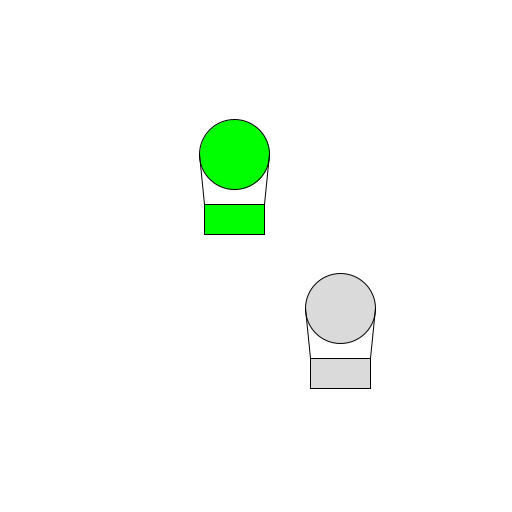
Frame 1 (no input)
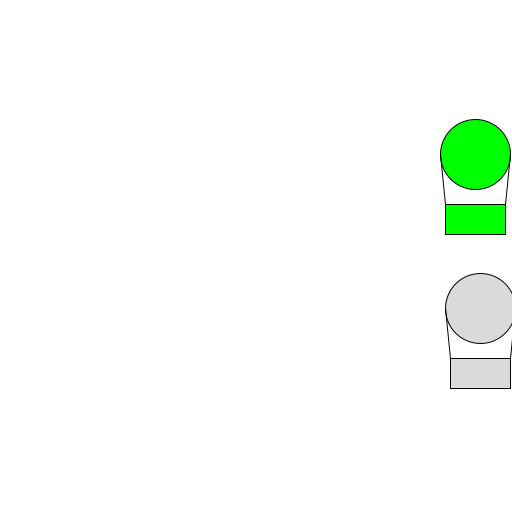
Frame 60 (the mouse pressed at the canvas centre just before this capture)
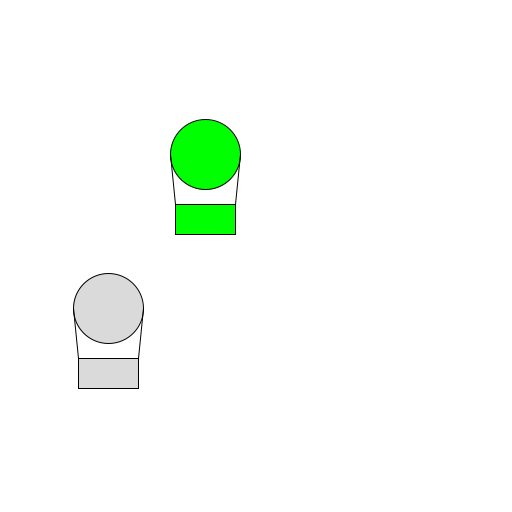
Frame 120 (the mouse held since frame 60 and released just before this capture)

The Processing sketch that drew these frames (run headless with seeded random() and noise(); from frame 60 on, the mouse is pressed at the canvas centre):

// Processing sketch: Esercizio1
// ── Esercizio1.pde
Mongolfiera m, mm;

void setup(){
  size(512, 512);
  m=new Mongolfiera();
  mm=new MongolfieraMotorizzata();
}

void draw(){
  background(255);
  m.run();
  mm.run();
}

void keyPressed(){
  if((key=='R') || (key=='r')) setup();
}

// ── Mongolfiera.pde
class MongolfieraMotorizzata extends Mongolfiera{
  color c;
  
  MongolfieraMotorizzata(){
    super();
    super.y=height*0.7;
    super.sx=125/2;
    c=(int)random(0, 255);
  }
  
  void display(){
    fill(c);
    rect(x, y, 60, 30);
    fill(c);
    ellipse(x+30, y-50, 70, 70);
    line(x, y, x-5, y-50);
    line(x+60, y, x+65, y-50);
  }
  
  void move(){
     x+=sx;
     if(x>width){
      x=width;
      sx=-sx;
    }
    if(x<0){
      x=0;
      sx=-sx;
    }
  }
  
  void run(){
    move();
    display();
  }
  
}

// ── Mongolfieraclass.pde
class Mongolfiera{
  float x, y, sx;
  
  Mongolfiera(){
     x=random(100, width/2);
     y=height*0.4;
     sx=random(2, 10);
  }
  
  void display(){
    fill(0, 255, 0);
    rect(x, y, 60, 30);
    fill(0, 255, 0);
    ellipse(x+30, y-50, 70, 70);
    line(x, y, x-5, y-50);
    line(x+60, y, x+65, y-50);
  }
  
  void move(){
    x+=sx;
     if(x>width){
      x=0;
    }
    if(x<0){
      x=width;
    }
  }
  
  void run(){
    move();
    display();
  }
  
}
